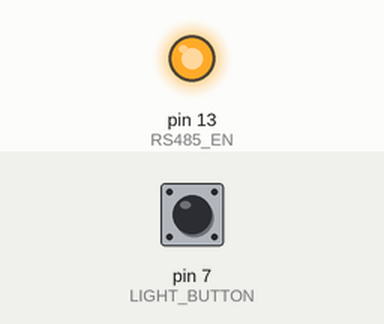
Bench run of a sketch on a simulated Arduino Mega 2560, built with avr-gcc and run on an emulated ATmega2560. On the bench: output pins drawn as LEDs (lit = HIGH). Dashed ring = blinking. Inputs (shaded band) come from the test bench; at power-on: pin 7 (LIGHT_BUTTON) HIGH.

Above: at 0.17 s.
At 2.98 s:
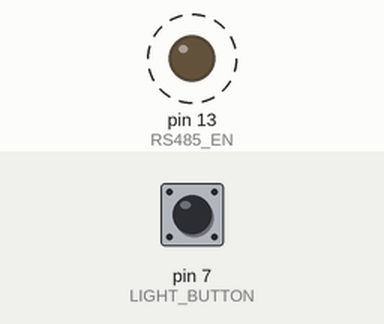
Timing chart, 0 to 3.3 s (numbered marks = the images above):
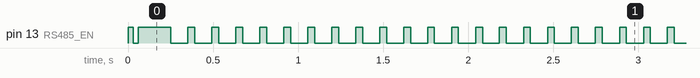

The sketch:

2020_final.ino
```cpp
#include <Arduino.h>
#include <AltSoftSerial.h>
#include "fastnet.h"

// ================= CONFIG =================

#define FASTNET_BAUD 28800
#define RS485_EN 13
#define NMEA_RX 8
#define LIGHT_BUTTON 7

#define DEPTH_LIMIT_MM 1500

// ================= OBJECTS =================

Fastnet fastnet(0x2F);
AltSoftSerial nmea;

// ================= RS485 =================

inline void rs485_rx() {
  digitalWrite(RS485_EN, LOW);
}
inline void rs485_tx() {
  digitalWrite(RS485_EN, HIGH);
}

// ================= DATA =================

uint16_t sog = 0;  // 0.1 kt
uint16_t depth_mm = 0;
uint16_t brg_mark = 0;
char brg_mark_name[9] ="M   NONE ";
bool brg_valid = true;

int32_t countdown_sec = -1;

// ================= DISPLAY MODE =================

enum DisplayMode {
  MODE_NONE,
  MODE_TIMER,
  MODE_SPEED,
  MODE_BRG,
  MODE_DEPTH
};

DisplayMode mode = MODE_SPEED;
DisplayMode prev_mode = MODE_SPEED;

// ================= LIGHT =================

uint8_t light_level = 2;
bool button_last = HIGH;

// ================= TIMERS =================

uint32_t t_nmea = 0;
uint32_t t_data = 0;
uint32_t t_page = 0;
uint32_t t_brg = 0;


// ================= RX =================

uint8_t rx_buf[64];
uint8_t rx_len = 0;
bool rx_active = false;
uint32_t last_rx_time = 0;

bool display_registered = false;

// ================= FASTNET RX =================

void handle_fastnet(uint8_t *b, uint8_t l) {
  if (l < 5) return;
  if (b[3] == CM_HELLO && !display_registered) {
    fastnet.register_device(b[1]);
    fastnet.set_device(b[1]);
    display_registered = true;
  }
}

void fastnet_rx() {
  rs485_rx();
  while (Serial1.available()) {
    uint8_t c = Serial1.read();
    uint32_t now = millis();

    if (rx_active && now - last_rx_time > 20) {
      handle_fastnet(rx_buf, rx_len);
      rx_len = 0;
      rx_active = false;
    }
    last_rx_time = now;

    if (!rx_active) {
      if (c != 0xFF) continue;
      rx_active = true;
      rx_len = 0;
    }
    if (rx_len < sizeof(rx_buf)) rx_buf[rx_len++] = c;
  }
}

// ================= NMEA =================

// out must be char[9]  (8 chars + '\0')
void get_last6_with_prefix(const char *src, char out[9]) {
  size_t len = strlen(src);

  // Prefix
  out[0] = 'M';
  out[1] = ' ';

  if (len >= 6) {
    memcpy(out + 2, src + len - 6, 6);
  } else {
    // Pad left with spaces if shorter than 6
    memset(out + 2, ' ', 6);
    memcpy(out + 2 + (6 - len), src, len);
  }

  out[8] = '\0';
}


char nmea_line[82];
uint8_t nmea_pos = 0;

void parse_nmea(char *s) {
  if (strstr(s, "RMC")) {
    char *p = strchr(s, ',');
    for (uint8_t i = 0; i < 6 && p; i++) p = strchr(p + 1, ',');
    if (p) sog = atof(p + 1) * 10;
  }

  if (strstr(s, "DPT")) {
    depth_mm = atof(strchr(s, ',') + 1) * 1000;
  }

  if (strstr(s, "BWC")) {
    float bearing_true = 0.0;

    if (strstr(s, "BWC")) {

      char buf[96];
      strncpy(buf, s, sizeof(buf) - 1);
      buf[sizeof(buf) - 1] = '\0';

      char *token;
      uint8_t field = 0;

      float bearing_true = 0.0;
      char mark_id_raw[16] = { 0 };   // holds "004*29"
      char mark_id_clean[8] = { 0 };  // holds "004"

      token = strtok(buf, ",");

      while (token) {

        if (field == 6) {  // 051.9 (true bearing)
          bearing_true = atof(token);

        } else if (field == 12) {  // 004*29
          strncpy(mark_id_raw, token, sizeof(mark_id_raw) - 1);
        }

        token = strtok(NULL, ",");
        field++;
      }

      // Strip checksum (*xx)
      char *star = strchr(mark_id_raw, '*');
      if (star) *star = '\0';

      strncpy(mark_id_clean, mark_id_raw, sizeof(mark_id_clean) - 1);

      // Build 6-char page label
      get_last6_with_prefix(mark_id_clean, brg_mark_name);

      // Store values
      brg_mark = bearing_true *10;
      brg_valid = true;
    }
  }

  //$IIZDA,00:00:4,01,01,2024*6F
  if (strstr(s, "ZDA")) {
    char *timeField = strchr(s, ',');  // points to ",00:00:04"
    if (!timeField) return;

    timeField++;  // skip comma → "00:00:04"

    int hh = 0, mm = 0, ss = 0;
    sscanf(timeField, "%d:%d:%d", &hh, &mm, &ss);

    countdown_sec = ss;  // <-- seconds only
  }
}

void nmea_rx() {
  while (nmea.available()) {

    char c = nmea.read();
    if (c == '\n') {
      nmea_line[nmea_pos] = 0;
      parse_nmea(nmea_line);
      nmea_pos = 0;
    } else if (nmea_pos < sizeof(nmea_line) - 1) {
      nmea_line[nmea_pos++] = c;
    }
  }
}

// ================= DISPLAY LOGIC =================
uint16_t c_page = 0;
void update_mode() {
  if (depth_mm < DEPTH_LIMIT_MM) {
    mode = MODE_DEPTH;
    return;
  }  else {
     mode = prev_mode;
  }

  if (countdown_sec >= 0) {
    mode = MODE_TIMER;
    return;
  }

  if (brg_valid && millis() - t_brg > 15000) {//show everu 20 seconds
    mode = MODE_BRG;
    t_brg = millis();
    return;
  }

  if (millis() - t_brg > 1500) {//back to sog after 2 seconds
    mode = MODE_SPEED;
  }
}

// ================= PAGE =================

void set_page() {
  if (prev_mode == mode) {
    return;
  }
  rs485_tx();

  if (mode == MODE_TIMER)
    fastnet.config_page(CH_TIMER, WIND_CPU, "TIMER   ", "  ");
  else if (mode == MODE_BRG)
    fastnet.config_page(CH_DR_COURSE, DEPTH_CPU, brg_mark_name, "%T");
  else if (mode == MODE_DEPTH)
    fastnet.config_page(CH_DEPTH_M, DEPTH_CPU, "DEPTH   ", " M");
  else
    fastnet.config_page(CH_BOAT_SPD_KT, DEPTH_CPU, "SOG     ", "KT");

  fastnet.store_page();
  delay(10);

  Serial1.flush();
  rs485_rx();
  prev_mode = mode;
}

// ================= DATA =================

void send_data() {
  rs485_tx();
  fastnet.boat_speed(sog);
  delay(10);// display needs time to breath :)
  fastnet.depth(depth_mm/100);
  delay(10);
  fastnet.timer(countdown_sec >= 0 ? countdown_sec : 0);
  delay(10);
  fastnet.deadrecon(brg_mark/10);
  delay(10);

  Serial1.flush();
  rs485_rx();
}

// ================= SETUP =================

void setup() {
  pinMode(RS485_EN, OUTPUT);
  pinMode(LIGHT_BUTTON, INPUT_PULLUP);

  Serial.begin(115200);
  Serial1.begin(FASTNET_BAUD, SERIAL_8O2);
  nmea.begin(4800);

  rs485_tx();
  fastnet.backlight(4);
  delay(10);
  fastnet.backlight(4);
  delay(10);
  fastnet.backlight(4);
  delay(10);

  rs485_rx();

  delay(30);
  send_data();
}

// ================= LOOP =================

void loop() {

  fastnet_rx();
  nmea_rx();
  update_mode();
  set_page();


  if (millis() - t_data > 100) {
    send_data();
    t_data = millis();
  }

  bool b = digitalRead(LIGHT_BUTTON);
  if (b == LOW && button_last == HIGH) {
    light_level++;
    if (light_level > 3) light_level = 1;
    rs485_tx();
    fastnet.backlight(light_level);
    Serial1.flush();
    rs485_rx();
  }
  button_last = b;
}
```

channel.cpp
```cpp
// (licence header left out)
#include "channel.hpp"

void Channel::label(uint16_t code, char *buf) {
  unsigned char c;
  c = (unsigned char)(code & 0xff);

  if(code < 0x100) {
    strcpy_P(buf, (const char *)pgm_read_word(&channels[c]));
  } else if(code < 0x170) {
    strcpy_P(buf, (const char *)pgm_read_word(&channels_2[c]));
  } else {
    strcpy_P(buf, unkn);
  }
}
```

command.cpp
```cpp
// (licence header left out)
#include "command.hpp"

void Command::label(uint8_t code, char *buf) {
  strcpy_P(buf, (const char *)pgm_read_word(&commands[code]));
}
```

command.hpp
```cpp
// (licence header left out)
#pragma once
#include "common.hpp"

#define CM_ARP_REQ          0x00
#define CM_SEND_DATA        0x01
#define CM_NEW_TEXT         0x02
#define CM_NMEA_DATA        0x03
#define CM_HELLO            0x0A
#define CM_KEEP_ALIVE       0x0C
#define CM_SECTOR_ALARM     0x20
#define CM_LOW_ALARM_OFF    0x21
#define CM_HIGH_ALARM_OFF   0x22
#define CM_REQUEST_DATA     0x68
#define CM_REQUEST_DATA_2   0x69
#define CM_DATA_REPLY       0x6A
#define CM_POWER_OFF        0xC8
#define CM_SET_BACKLIGHT    0xC9
#define CM_TIMER_START      0xCA
#define CM_TIMER_PAUSE      0xCB
#define CM_TIMER_RUN        0xCC
#define CM_REQ_DAMPING      0xCD
#define CM_GET_SET_DAMPING  0xCE
#define CM_REQ_MAN_CAL      0xCF
#define CM_REACH_CORRECT    0xD0
#define CM_REQ_CAL_2        0xD1
#define CM_CAL_1            0xD3
#define CM_CAL_2            0xD4
#define CM_CAL_3            0xD5
#define CM_CAL_4            0xD6
#define CM_TIMER_FREEZE     0xDC
#define CM_LOW_ALARM_OFF_2  0xDE
#define CM_LOW_ALARM_ON     0xE2
#define CM_ALARM_OFF        0xE6
#define CM_GET_SET_CAL_VAL  0xE9
#define CM_START_AUTO_CAL   0xEA
#define CM_STOP_AUTO_CAL    0xEB
#define CM_END_AUTO_CAL     0xEC
#define CM_CAL              0xED
#define CM_REQ_CAL          0xEE
#define CM_REQ_CONNECTED    0xEF
#define CM_SET_DISPLAY      0xF0
#define CM_MAX_VALUE        0xF1
#define CM_GET_SET_MAX_VAL  0xF2
#define CM_CHANGE_PAGE      0xF6
#define CM_CURRENT_PAGE     0xF7
#define CM_SELECT_PAGE      0xF8
#define CM_ACK_CHAN_ASSIGN  0xFA
#define CM_WHO              0xFB
#define CM_CHAN_ASSIGN      0xFC
#define CM_ACK_SELECT_PAGE  0xFD
#define CM_SYSTEM_RESET     0xFE
#define CM_STARTUP          0xFF

const char PROGMEM cm00[] = "ARP request";
const char PROGMEM cm01[] = "Broadcast data";
const char PROGMEM cm02[] = "Function text";
const char PROGMEM cm03[] = "NMEA data";
const char PROGMEM cm0A[] = "Hello";
const char PROGMEM cm0C[] = "Keepalive";
const char PROGMEM cm20[] = "Sector alarm";
const char PROGMEM cm21[] = "Low alarm off";
const char PROGMEM cm22[] = "High alarm off";
const char PROGMEM cm68[] = "Request data";
const char PROGMEM cm69[] = "Request data";
const char PROGMEM cm6A[] = "Data reply";
const char PROGMEM cmC8[] = "Power off";
const char PROGMEM cmC9[] = "Backlight level";
const char PROGMEM cmCA[] = "Timer start/reset";
const char PROGMEM cmCB[] = "Timer pause/run";
const char PROGMEM cmCC[] = "Timer run";
const char PROGMEM cmCD[] = "Request damping";
const char PROGMEM cmCE[] = "Get/set damping";
const char PROGMEM cmCF[] = "Manual cal";
const char PROGMEM cmD0[] = "Reaching correction";
const char PROGMEM cmD1[] = "Request cal 2";
const char PROGMEM cmD3[] = "Cal 1";
const char PROGMEM cmD4[] = "Cal 2";
const char PROGMEM cmD5[] = "Cal 3";
const char PROGMEM cmD6[] = "Cal 4";
const char PROGMEM cmDC[] = "Timer pause";
const char PROGMEM cmDE[] = "Alarm low off";
const char PROGMEM cmE2[] = "Alarm low on";
const char PROGMEM cmE6[] = "Alarm off";
const char PROGMEM cmE9[] = "Get/set cal value";
const char PROGMEM cmEA[] = "Start boat speed cal run";
const char PROGMEM cmEB[] = "Stop boat speed cal run";
const char PROGMEM cmEC[] = "End boat speed cal run";
const char PROGMEM cmED[] = "Cal";
const char PROGMEM cmEE[] = "Request cal value";
const char PROGMEM cmEF[] = "Request connected meter";
const char PROGMEM cmF0[] = "Set meter display";
const char PROGMEM cmF1[] = "Request max value";
const char PROGMEM cmF2[] = "Get/set max value";
const char PROGMEM cmF6[] = "Change page";
const char PROGMEM cmF7[] = "Current page";
const char PROGMEM cmF8[] = "Select page";
const char PROGMEM cmFA[] = "ACK";
const char PROGMEM cmFB[] = "Request";
const char PROGMEM cmFC[] = "Assign channel";
const char PROGMEM cmFD[] = "ACK Assign channel";
const char PROGMEM cmFE[] = "System reset";
const char PROGMEM cmFF[] = "Hello";

const char *const PROGMEM commands[] = {
  cm00, cm01, cm02, cm03, unkn, unkn, unkn, unkn, unkn, unkn, cm0A, unkn, cm0C, unkn, unkn, unkn,
  unkn, unkn, unkn, unkn, unkn, unkn, unkn, unkn, unkn, unkn, unkn, unkn, unkn, unkn, unkn, unkn,
  cm20, cm21, cm22, unkn, unkn, unkn, unkn, unkn, unkn, unkn, unkn, unkn, unkn, unkn, unkn, unkn,
  unkn, unkn, unkn, unkn, unkn, unkn, unkn, unkn, unkn, unkn, unkn, unkn, unkn, unkn, unkn, unkn,
  unkn, unkn, unkn, unkn, unkn, unkn, unkn, unkn, unkn, unkn, unkn, unkn, unkn, unkn, unkn, unkn,
  unkn, unkn, unkn, unkn, unkn, unkn, unkn, unkn, unkn, unkn, unkn, unkn, unkn, unkn, unkn, unkn,
  unkn, unkn, unkn, unkn, unkn, unkn, unkn, unkn, cm68, cm69, cm6A, unkn, unkn, unkn, unkn, unkn,
  unkn, unkn, unkn, unkn, unkn, unkn, unkn, unkn, unkn, unkn, unkn, unkn, unkn, unkn, unkn, unkn,
  unkn, unkn, unkn, unkn, unkn, unkn, unkn, unkn, unkn, unkn, unkn, unkn, unkn, unkn, unkn, unkn,
  unkn, unkn, unkn, unkn, unkn, unkn, unkn, unkn, unkn, unkn, unkn, unkn, unkn, unkn, unkn, unkn,
  unkn, unkn, unkn, unkn, unkn, unkn, unkn, unkn, unkn, unkn, unkn, unkn, unkn, unkn, unkn, unkn,
  unkn, unkn, unkn, unkn, unkn, unkn, unkn, unkn, unkn, unkn, unkn, unkn, unkn, unkn, unkn, unkn,
  unkn, unkn, unkn, unkn, unkn, unkn, unkn, unkn, cmC8, cmC9, cmCA, cmCB, cmCC, cmCD, cmCE, cmCF,
  cmD0, cmD1, unkn, cmD3, cmD4, cmD5, cmD6, unkn, unkn, unkn, unkn, unkn, cmDC, unkn, cmDE, unkn,
  unkn, unkn, cmE2, unkn, unkn, unkn, cmE6, unkn, unkn, cmE9, cmEA, cmEB, cmEC, cmED, cmEE, cmEF,
  cmF0, cmF1, cmF2, unkn, unkn, unkn, cmF6, cmF7, cmF8, unkn, cmFA, cmFB, cmFC, cmFD, cmFE, cmFF,
};

class Command {
private:
  Command();

public:
  static void label(uint8_t code, char *buf);
};
```

common.hpp
```cpp
// (licence header left out)
#pragma once
#include <avr/pgmspace.h>

const char PROGMEM unkn[] = "Unknown";
```

fastnet.h
```cpp
// (licence header left out)
#pragma once

#include <stdint.h>
#include <HardwareSerial.h>
#include "channel.hpp"
#include "command.hpp"
#include "node.hpp"
#include "frame.hpp"

#ifndef ENABLE
#define ENABLE 2
#endif

#define IO Serial1

typedef void (* func_t)(uint8_t *);


// Fastnet frame
//       0. destination address
//       1. sender address
//       2. data length (less checksum) (max 249 bytes)
//       3. command
//       4. header checksum (sum of bytes 0 to 4 = 0)
// 5 to nn. data
//  nn + 1. checksum (sum of bytes 5 to nn = 0)

typedef enum { D_NONE = 0x0, D_ONE, D_TWO, D_THREE } divisor;
typedef enum { W_FOUR = 0x0, W_THREE, W_TWO, W_ONE }  width;
typedef enum {
  F_NONE = 0x0, F_NUMBER, F_RES0, F_EQUAL,
  F_RAW_A, F_TIME, F_TEXT, F_MINUTES,
  F_DEGREES, F_RES1, F_RAW_B,
  } format;

// Format options
// NONE: Blank display
// EQUAL: Prefix value with equal sign (segments A and G lit)
// RAW_A:
// TIME: Value is time, first byte is left of colon, second byte is right
// TEXT: S

class Fastnet {
  uint8_t _len;
  uint8_t _addr;
  uint8_t _seq;
  uint16_t _devices;
  uint8_t _device;
  uint8_t _page;
  uint8_t _buf[256];
  bool    _pause;

  public:
    Fastnet(uint8_t addr);
    void register_device(uint8_t id);
    bool device_exists(uint8_t id);
    uint8_t depth(uint16_t depth);
    uint8_t boat_speed(uint16_t speed);
    uint8_t vmg(uint16_t vmg);
    uint8_t heading(uint16_t vmg);
    uint8_t app_wind(int16_t angle, uint16_t speed);
    uint8_t true_wind(int16_t angle, uint16_t speed);
    uint8_t backlight(uint8_t level);
    uint8_t timer(uint16_t seconds);
    uint8_t bearingToMark(uint16_t bearing);
    uint8_t deadrecon(uint16_t heading);
    uint8_t startup();
    uint8_t who();
    uint8_t new_text();
    uint8_t ask(uint8_t meter);
    uint8_t change_page(uint8_t dir);
    uint8_t config_page(uint16_t channel, uint8_t node, char * label, char * units);
    uint8_t store_page();
    uint8_t raw(const uint8_t * data, uint8_t len);
    uint8_t command(const uint8_t * data, uint8_t len);
    uint8_t checksum(uint8_t * data, uint8_t len);
    void pause();
    void resume();
    void register_callback(const uint8_t command, const func_t &func);
    uint8_t get_device();
    void set_device(uint8_t device);
    uint8_t get_page();
    void set_page(uint8_t page);

  private:
    uint8_t write();
    uint8_t get_formatter(format f, divisor d, width w);
};
```

frame.cpp
```cpp
// (licence header left out)
#include "frame.hpp"
#include "node.hpp"
#include "command.hpp"
#include "stdio.h"
#include <HardwareSerial.h>

Frame::Frame() {}

void Frame::set_header(uint8_t to, uint8_t from, uint8_t length, uint8_t cmd) {
  _to = to;
  _from = from;
  _cmd = cmd;
  _length = length;
  _count++;
}

void Frame::set_data(uint8_t *p) {
  _data = p;
}

char * Frame::print() {
  char * s = _str;
  int l;
  s += snprintf(s, 1000, "Frame:   %d\nTo:      %02X ", _count, _to);

  Node::name(_to, s);
  l = strlen(s);
  s += l;

  s += snprintf(s, 1000 - l, "\nFrom:    %02X ", _from);

  Node::name(_from, s);
  l = strlen(s);
  s += l;

  s += snprintf(s, 1000 - l, "\nLength:  %02x\nCommand: %02X ", _length, _cmd);

  Command::label(_cmd, s);
  l = strlen(s);
  s += l;

  if(_length) {
    s += snprintf(s, 1000 - l, "\nData:   ");
    l = strlen(s);

    for(int i = 0; i < _length; i++) {
      s += snprintf(s, 1000 - l, " %02X", _data[i]);
      l += 3;
    }
  }

  s += snprintf(s, 1000 - l, "\n\n");

  return _str;
}

uint8_t Frame::from() {
  return _from;
}

uint8_t Frame::command() {
  return _cmd;
}

uint8_t & Frame::operator[](int i) {
  return _data[i];
}
```

frame.hpp
```cpp
// (licence header left out)
#pragma once
#include <stdint.h>

class Frame {
private:
  uint8_t _to;
  uint8_t _from;
  uint8_t _cmd;
  uint8_t _length;
  uint8_t * _data;
  uint16_t _count = 0;
  char _str[1000];

public:
  Frame();
  void set_header(uint8_t to, uint8_t from, uint8_t length, uint8_t cmd);
  void set_data(uint8_t *data);
  char * print();
  uint8_t from();
  uint8_t command();
  uint8_t &operator[](int);
};
```

Source omitted: channel.hpp (14546 bytes), fastnet.cpp (9986 bytes), node.cpp (2338 bytes), node.hpp (2587 bytes)

Measured:
- by itself, pin 13 (RS485_EN): goes LOW 0.03 s, HIGH 0.19 s, 920 × (LOW 0.10 s, HIGH 0.04 s), then LOW
